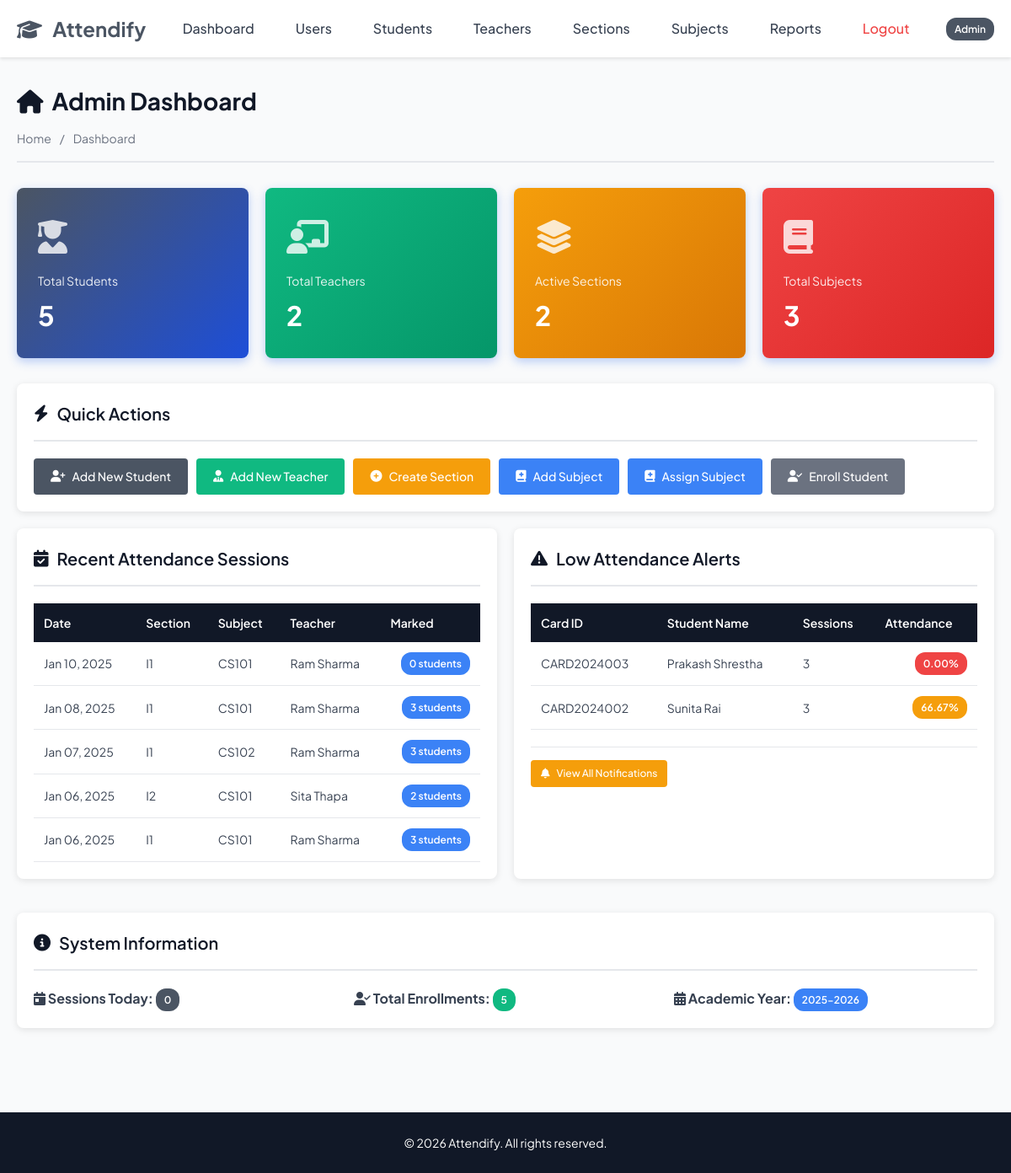
Page /admin/dashboard.php (signed in) on the committed database.
### tables this page shows
CREATE TABLE `attendance_sessions` (
  `session_id` int(11) NOT NULL AUTO_INCREMENT,
  `section_subject_id` int(11) NOT NULL,
  `teacher_id` int(11) NOT NULL,
  `session_date` date NOT NULL,
  `start_time` time NOT NULL,
  `end_time` time NOT NULL,
  `session_type` enum('lecture','lab','tutorial') DEFAULT 'lecture',
  `is_active` tinyint(1) DEFAULT 1,
  `created_at` datetime DEFAULT current_timestamp(),
  PRIMARY KEY (`session_id`),
  UNIQUE KEY `unique_session` (`section_subject_id`,`session_date`),
  KEY `teacher_id` (`teacher_id`),
  KEY `idx_session_date` (`session_date`),
  KEY `idx_active_sessions` (`is_active`),
  CONSTRAINT `attendance_sessions_ibfk_1` FOREIGN KEY (`section_subject_id`) REFERENCES `section_subjects` (`section_subject_id`) ON DELETE CASCADE ON UPDATE CASCADE,
  CONSTRAINT `attendance_sessions_ibfk_2` FOREIGN KEY (`teacher_id`) REFERENCES `teachers` (`teacher_id`) ON DELETE CASCADE ON UPDATE CASCADE
);

CREATE TABLE `students` (
  `student_id` int(11) NOT NULL AUTO_INCREMENT,
  `user_id` int(11) NOT NULL,
  `student_card_id` varchar(50) NOT NULL,
  `first_name` varchar(50) NOT NULL,
  `last_name` varchar(50) NOT NULL,
  `email` varchar(100) DEFAULT NULL,
  `phone` varchar(15) DEFAULT NULL,
  `enrollment_date` date NOT NULL,
  `status` enum('active','inactive','graduated') DEFAULT 'active',
  PRIMARY KEY (`student_id`),
  UNIQUE KEY `student_card_id` (`student_card_id`),
  UNIQUE KEY `email` (`email`),
  KEY `user_id` (`user_id`),
  KEY `idx_student_card` (`student_card_id`),
  KEY `idx_student_name` (`first_name`,`last_name`),
  KEY `idx_status` (`status`),
  CONSTRAINT `students_ibfk_1` FOREIGN KEY (`user_id`) REFERENCES `users` (`user_id`) ON DELETE CASCADE ON UPDATE CASCADE
);

### admin/dashboard.php (the view, shortened to what this page needs)
<?php
require_once '../config.php';
$students_query = "SELECT COUNT(*) as total FROM STUDENTS WHERE status = 'active'";
$students_result = $conn->query($students_query);
$total_students = $students_result->fetch_assoc()['total'];
$teachers_query = "SELECT COUNT(*) as total FROM TEACHERS";
$teachers_result = $conn->query($teachers_query);
$total_teachers = $teachers_result->fetch_assoc()['total'];
$sections_query = "SELECT COUNT(*) as total FROM SECTIONS WHERE is_active = 1";
$sections_result = $conn->query($sections_query);
$total_sections = $sections_result->fetch_assoc()['total'];
$subjects_query = "SELECT COUNT(*) as total FROM SUBJECTS";
$subjects_result = $conn->query($subjects_query);
$total_subjects = $subjects_result->fetch_assoc()['total'];
$sessions_today_query = "SELECT COUNT(*) as total FROM ATTENDANCE_SESSIONS WHERE session_date = CURDATE()";
$sessions_today_result = $conn->query($sessions_today_query);
$total_sessions_today = $sessions_today_result->fetch_assoc()['total'];
$enrollments_query = "SELECT COUNT(*) as total FROM ENROLLMENTS WHERE status = 'active'";
$enrollments_result = $conn->query($enrollments_query);
$total_enrollments = $enrollments_result->fetch_assoc()['total'];
$recent_sessions_query = "SELECT
    ats.session_id,
    ats.session_date,
    ats.start_time,
    ats.end_time,
    ats.session_type,
    sec.section_name,
    sub.subject_code,
    sub.subject_name,
    CONCAT(t.first_name, ' ', t.last_name) as teacher_name,
    COUNT(a.attendance_id) as marked_attendance
FROM ATTENDANCE_SESSIONS ats
JOIN SECTION_SUBJECTS ss ON ats.section_subject_id = ss.section_subject_id
JOIN SECTIONS sec ON ss.section_id = sec.section_id
JOIN SUBJECTS sub ON ss.subject_id = sub.subject_id
JOIN TEACHERS t ON ats.teacher_id = t.teacher_id
LEFT JOIN ATTENDANCE a ON ats.session_id = a.session_id
GROUP BY ats.session_id
ORDER BY ats.session_date DESC, ats.start_time DESC
LIMIT 5";
$recent_sessions_result = $conn->query($recent_sessions_query);
$low_attendance_query = "SELECT
    s.student_id,
    s.student_card_id,
    CONCAT(s.first_name, ' ', s.last_name) as student_name,
    COUNT(a.attendance_id) as total_sessions,
    SUM(CASE WHEN a.status = 'present' THEN 1 ELSE 0 END) as present_count,
    ROUND((SUM(CASE WHEN a.status = 'present' THEN 1 ELSE 0 END) / COUNT(a.attendance_id)) * 100, 2) as attendance_percentage
FROM STUDENTS s
JOIN ATTENDANCE a ON s.student_id = a.student_id
GROUP BY s.student_id
HAVING attendance_percentage < 75
ORDER BY attendance_percentage ASC
LIMIT 5";
$low_attendance_result = $conn->query($low_attendance_query);
include '../includes/header.php';
?>
<div class="page-header">
    <div>
        <h1><i class="fas fa-home"></i> Admin Dashboard</h1>
        <div class="breadcrumb">
            <a href="dashboard.php">Home</a>
            <span>/</span>
            <span>Dashboard</span>
        </div>
    </div>
</div>
<div class="dashboard-cards">
    <div class="stat-card">
        <div class="stat-card-icon">
            <i class="fas fa-user-graduate"></i>
        </div>
        <div class="stat-card-title">Total Students</div>
        <div class="stat-card-value"><?php echo $total_students; ?></div>
    </div>
    <div class="stat-card success">
        <div class="stat-card-icon">
            <i class="fas fa-chalkboard-teacher"></i>
        </div>
        <div class="stat-card-title">Total Teachers</div>
        <div class="stat-card-value"><?php echo $total_teachers; ?></div>
    </div>
    <div class="stat-card warning">
        <div class="stat-card-icon">
            <i class="fas fa-layer-group"></i>
        </div>
        <div class="stat-card-title">Active Sections</div>
        <div class="stat-card-value"><?php echo $total_sections; ?></div>
    </div>
    <div class="stat-card danger">
        <div class="stat-card-icon">
            <i class="fas fa-book"></i>
        </div>
        <div class="stat-card-title">Total Subjects</div>
        <div class="stat-card-value"><?php echo $total_subjects; ?></div>
    </div>
</div>
<div class="card">
    <div class="card-header">
        <h2 class="card-title"><i class="fas fa-bolt"></i> Quick Actions</h2>
    </div>
    <div class="card-body">
        <div class="btn-group">
            <a href="add_user.php" class="btn btn-primary">
                <i class="fas fa-user-plus"></i> Add New Student
            </a>
            <a href="add_user.php" class="btn btn-success">
                <i class="fas fa-user-tie"></i> Add New Teacher
            </a>
            <a href="add_section.php" class="btn btn-warning">
                <i class="fas fa-plus-circle"></i> Create Section
            </a>
            <a href="add_subject.php" class="btn btn-info">
                <i class="fas fa-book-medical"></i> Add Subject
            </a>
            <a href="assign_subject.php" class="btn btn-info">
                <i class="fas fa-book-medical"></i> Assign Subject
            </a>
            <a href="add_enrollment.php" class="btn btn-secondary">
                <i class="fas fa-user-check"></i> Enroll Student
            </a>
        </div>
    </div>
</div>
<div class="two-column-layout">
    <div class="card">
        <div class="card-header">
            <h2 class="card-title"><i class="fas fa-calendar-check"></i> Recent Attendance Sessions</h2>
        </div>
        <div class="card-body">
            <?php if ($recent_sessions_result->num_rows > 0): ?>
                <div class="table-responsive">
                    <table>
                        <thead>
                            <tr>
                                <th>Date</th>
                                <th>Section</th>
                                <th>Subject</th>
                                <th>Teacher</th>
                                <th>Marked</th>
                            </tr>
                        </thead>
                        <tbody>
                            <?php while ($session = $recent_sessions_result->fetch_assoc()): ?>
                                <tr>
                                    <td><?php echo formatDate($session['session_date']); ?></td>
                                    <td><?php echo e($session['section_name']); ?></td>
                                    <td><?php echo e($session['subject_code']); ?></td>
                                    <td><?php echo e($session['teacher_name']); ?></td>
                                    <td>
                                        <span class="badge badge-info">
                                            <?php echo $session['marked_attendance']; ?> students
                                        </span>
                                    </td>
                                </tr>
                            <?php endwhile; ?>
                        </tbody>
                    </table>
                </div>
            <?php endif; ?>
        </div>
    </div>
    <div class="card">
        <div class="card-header">
            <h2 class="card-title"><i class="fas fa-exclamation-triangle"></i> Low Attendance Alerts</h2>
        </div>
        <div class="card-body">
            <?php if ($low_attendance_result->num_rows > 0): ?>
                <div class="table-responsive">
                    <table>
                        <thead>
                            <tr>
                                <th>Card ID</th>
                                <th>Student Name</th>
                                <th>Sessions</th>
                                <th>Attendance</th>
                            </tr>
                        </thead>
                        <tbody>
                            <?php while ($student = $low_attendance_result->fetch_assoc()): ?>
                                <tr>
                                    <td><?php echo e($student['student_card_id']); ?></td>
                                    <td><?php echo e($student['student_name']); ?></td>
                                    <td><?php echo $student['total_sessions']; ?></td>
                                    <td>
                                        <?php echo getAttendancePercentageBadge($student['attendance_percentage']); ?>
                                    </td>
                                </tr>
                            <?php endwhile; ?>
                        </tbody>
                    </table>
                </div>
                <div class="card-footer">
                    <a href="notifications.php" class="btn btn-sm btn-warning">
                        <i class="fas fa-bell"></i> View All Notifications
                    </a>
                </div>
            <?php endif; ?>
        </div>
    </div>
</div>
<div class="card" style="margin-top: 20px;">
    <div class="card-header">
        <h2 class="card-title"><i class="fas fa-info-circle"></i> System Information</h2>
    </div>
    <div class="card-body">
        <div style="display: grid; grid-template-columns: repeat(3, 1fr); gap: 20px;">
            <div>
                <strong><i class="fas fa-calendar-day"></i> Sessions Today:</strong>
                <span class="badge badge-primary"><?php echo $total_sessions_today; ?></span>
            </div>
            <div>
                <strong><i class="fas fa-user-check"></i> Total Enrollments:</strong>
                <span class="badge badge-success"><?php echo $total_enrollments; ?></span>
            </div>
            <div>
                <strong><i class="fas fa-calendar-alt"></i> Academic Year:</strong>
                <span class="badge badge-info"><?php echo getCurrentAcademicYear(); ?></span>
            </div>
        </div>
    </div>
</div>
<?php
include '../includes/footer.php';
?>

### includes/header.php (shortened to what this page needs)
<!DOCTYPE html>
<html lang="en">
<head>
    <link rel="stylesheet" href="https://cdnjs.cloudflare.com/ajax/libs/font-awesome/6.4.0/css/all.min.css">
    <link rel="stylesheet" href="../css/styles.css">
</head>
<body>
    <header>
        <div class="container">
            <div class="logo">
                <i class="fas fa-graduation-cap"></i>
                Attendify
            </div>
            <?php if (isLoggedIn()): ?>
            <nav>
                <ul>
                    <?php if ($_SESSION['user_type'] == 'admin'): ?>
                        <li><a href="../admin/dashboard.php">Dashboard</a></li>
                        <li><a href="../admin/list_users.php">Users</a></li>
                        <li><a href="../admin/list_students.php">Students</a></li>
                        <li><a href="../admin/list_teachers.php">Teachers</a></li>
                        <li><a href="../admin/list_sections.php">Sections</a></li>
                        <li><a href="../admin/list_subjects.php">Subjects</a></li>
                        <li><a href="../admin/reports.php">Reports</a></li>
                    <?php endif; ?>
                    <li><a href="../logout.php" class="text-danger">Logout</a></li>
                </ul>
            </nav>
            <div class="user-info">
                <span class="badge badge-primary"><?php echo ucfirst($_SESSION['user_type']); ?></span>
            </div>
            <?php endif; ?>
        </div>
    </header>
    <main>
        <div class="container">

### config.php (shortened to what this page needs)
<?php
function isLoggedIn() {
    return isset($_SESSION['user_id']) && isset($_SESSION['user_type']);
}
function formatDate($date) {
    return date('M d, Y', strtotime($date));
}
function getAttendancePercentageBadge($percentage) {
    if ($percentage >= 75) {
        return '<span class="badge badge-success">' . $percentage . '%</span>';
    } elseif ($percentage >= 60) {
        return '<span class="badge badge-warning">' . $percentage . '%</span>';
    } else {
        return '<span class="badge badge-danger">' . $percentage . '%</span>';
    }
}
function getCurrentAcademicYear() {
    $current_year = date('Y');
    $current_month = date('n');
    if ($current_month >= 8) {
        return $current_year . '-' . ($current_year + 1);
    } else {
        return ($current_year - 1) . '-' . $current_year;
    }
}
function e($string) {
    return htmlspecialchars($string, ENT_QUOTES, 'UTF-8');
}
?>

### includes/footer.php
</div>
    </main>
    <footer>
        <div class="container">
            <p>&copy; <?php echo date('Y'); ?> Attendify. All rights reserved.</p>
        </div>
    </footer>
</body>
</html>

### rows in the picture
attendance_sessions: session_date "Jan 10, 2025", section_name "I1", subject_code "CS101", teacher_name "Ram Sharma", marked_attendance "0"
attendance_sessions: session_date "Jan 08, 2025", section_name "I1", subject_code "CS101", teacher_name "Ram Sharma", marked_attendance "3"
attendance_sessions: session_date "Jan 07, 2025", section_name "I1", subject_code "CS102", teacher_name "Ram Sharma", marked_attendance "3"
attendance_sessions: session_date "Jan 06, 2025", section_name "I2", subject_code "CS101", teacher_name "Sita Thapa", marked_attendance "2"
attendance_sessions: session_date "Jan 06, 2025", section_name "I1", subject_code "CS101", teacher_name "Ram Sharma", marked_attendance "3"
students: student_card "CARD2024003", student_name "Prakash Shrestha", total_sessions "3", percentage "0.00"
students: student_card "CARD2024002", student_name "Sunita Rai", total_sessions "3", percentage "66.67"

### other values in the picture
$_SESSION['user_type'] "Admin"
$total_students "5"
$total_teachers "2"
$total_sections "2"
$total_subjects "3"
$total_sessions_today "0"
$total_enrollments "5"
getCurrentAcademicYear() "2025-2026"
